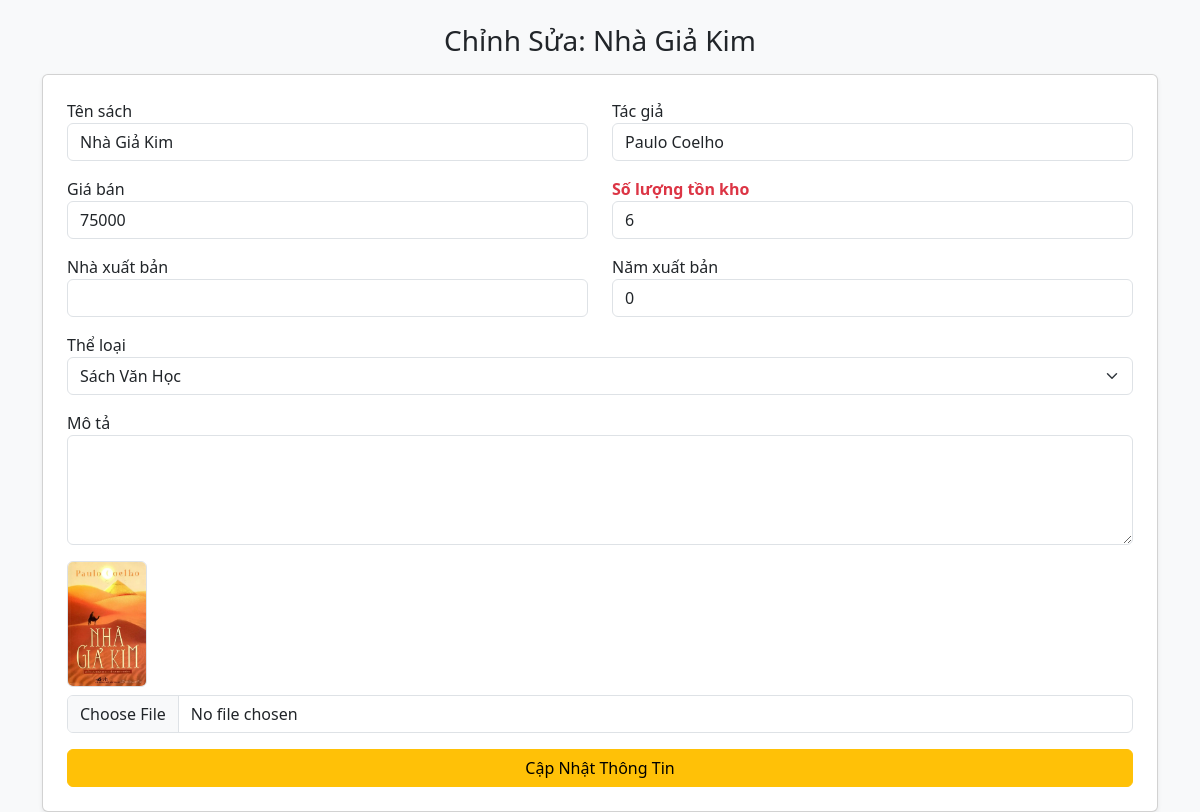
Screenshot of /admin/edit_book.php?id=2 (signed in) with the database file from the repository.
### tables this page shows
CREATE TABLE IF NOT EXISTS `books` (
  `id` int NOT NULL AUTO_INCREMENT,
  `title` varchar(255) NOT NULL,
  `author` varchar(100) DEFAULT NULL,
  `price` decimal(10,0) NOT NULL,
  `description` text,
  `image` varchar(255) DEFAULT NULL,
  `category_id` int DEFAULT NULL,
  `created_at` timestamp NULL DEFAULT CURRENT_TIMESTAMP,
  `quantity` int DEFAULT '0' COMMENT 'Số lượng tồn kho',
  `publisher` varchar(255) DEFAULT NULL COMMENT 'Nhà xuất bản',
  `publish_year` int DEFAULT NULL COMMENT 'Năm xuất bản',
  PRIMARY KEY (`id`),
  KEY `category_id` (`category_id`)
);

### admin/edit_book.php (the view, shortened to what this page needs)
<?php
include '../includes/db.php';
if (isset($_GET['id'])) {
    $id = $_GET['id'];
    $stmt = $conn->prepare("SELECT * FROM books WHERE id = :id");
    $stmt->execute([':id' => $id]);
    $book = $stmt->fetch();
} else {
    header("Location: manage_books.php"); exit();
}
?>
<!DOCTYPE html>
<html lang="vi">
<head>
    <link href="https://cdn.jsdelivr.net/npm/bootstrap@5.3.0/dist/css/bootstrap.min.css" rel="stylesheet">
</head>
<body class="bg-light">
    <div class="container mt-4">
        <h3 class="text-center">Chỉnh Sửa: <?php echo $book['title']; ?></h3>
        <div class="card p-4 shadow-sm mt-3">
            <form action="" method="POST" enctype="multipart/form-data">
                <div class="row mb-3">
                    <div class="col-md-6">
                        <label>Tên sách</label>
                        <input type="text" name="title" class="form-control" value="<?php echo $book['title']; ?>">
                    </div>
                    <div class="col-md-6">
                        <label>Tác giả</label>
                        <input type="text" name="author" class="form-control" value="<?php echo $book['author']; ?>">
                    </div>
                </div>
                <div class="row mb-3">
                    <div class="col-md-6">
                        <label>Giá bán</label>
                        <input type="number" name="price" class="form-control" value="<?php echo $book['price']; ?>">
                    </div>
                    <div class="col-md-6">
                        <label class="text-danger fw-bold">Số lượng tồn kho</label>
                        <input type="number" name="quantity" class="form-control" value="<?php echo $book['quantity']; ?>">
                    </div>
                </div>
                <div class="row mb-3">
                    <div class="col-md-6">
                        <label>Nhà xuất bản</label>
                        <input type="text" name="publisher" class="form-control" value="<?php echo $book['publisher']; ?>">
                    </div>
                    <div class="col-md-6">
                        <label>Năm xuất bản</label>
                        <input type="number" name="publish_year" class="form-control" value="<?php echo $book['publish_year']; ?>">
                    </div>
                </div>
                <div class="mb-3">
                    <label>Thể loại</label>
                    <select name="category_id" class="form-select">
                        <?php
                        $cats = $conn->query("SELECT * FROM categories")->fetchAll();
                        foreach($cats as $c) {
                            $selected = ($c['id'] == $book['category_id']) ? 'selected' : '';
                            echo "<option value='".$c['id']."' $selected>".$c['name']."</option>";
                        }
                        ?>
                    </select>
                </div>
                <div class="mb-3">
                    <label>Mô tả</label>
                    <textarea name="description" class="form-control" rows="4"><?php echo $book['description']; ?></textarea>
                </div>
                <div class="mb-3">
                    <img src="../uploads/<?php echo $book['image']; ?>" width="80" class="border rounded mb-2">
                    <input type="file" name="image" class="form-control">
                </div>
                <button type="submit" class="btn btn-warning w-100">Cập Nhật Thông Tin</button>
            </form>
        </div>
    </div>
</body>
</html>

### rows the page displays
books: title "Nhà Giả Kim", author "Paulo Coelho", price "75000", quantity "6", publish_year "0", image (picture)

### other values shown
form field category_id "Sách Văn Học"
